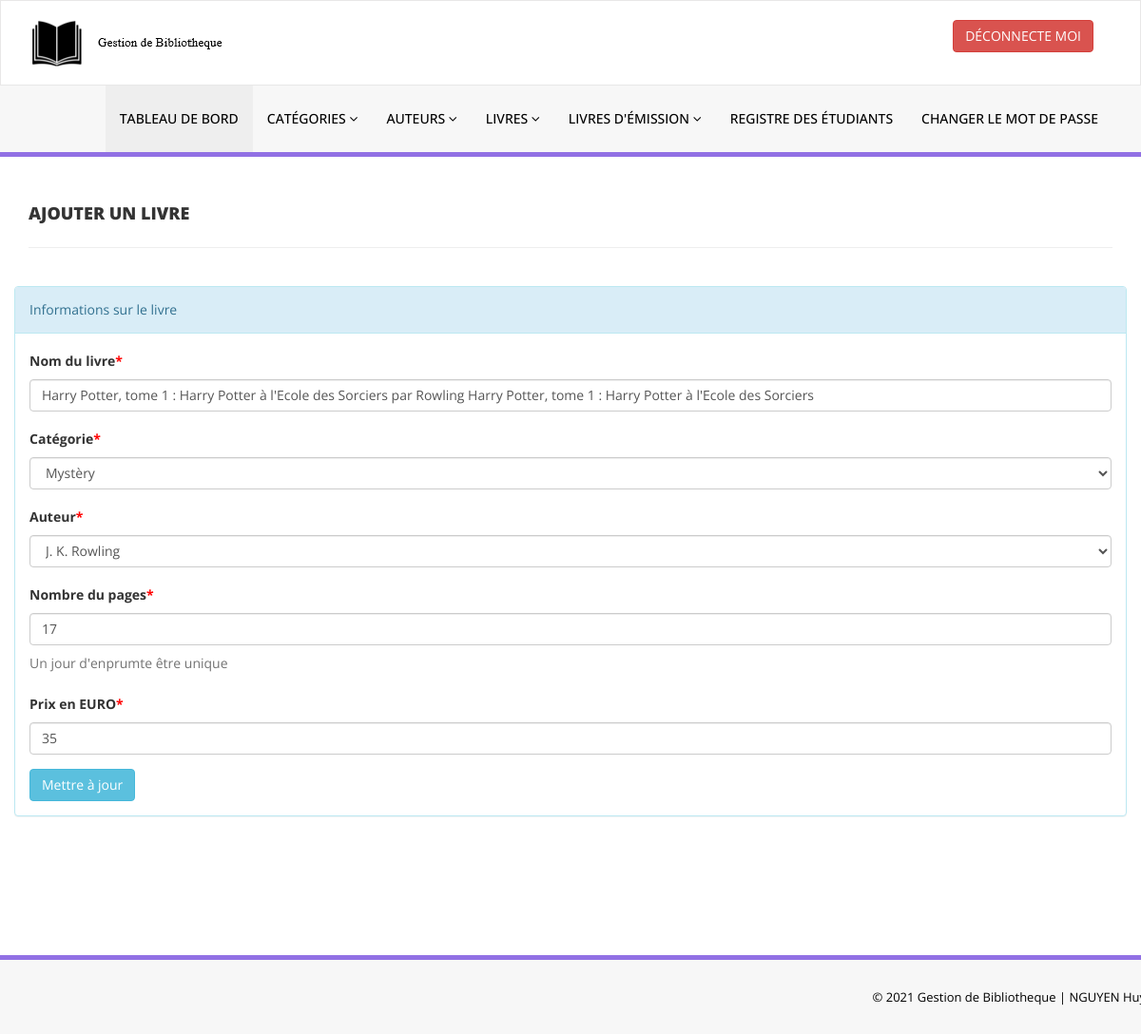
The app's page /library/admin/edit-book.php?bookid=4 (signed in) with its own data.
### tables this page shows
CREATE TABLE `tblbooks` (
  `id` int(11) NOT NULL,
  `BookName` varchar(255) DEFAULT NULL,
  `CatId` int(11) DEFAULT NULL,
  `AuthorId` int(11) DEFAULT NULL,
  `ISBNNumber` int(11) DEFAULT NULL,
  `BookPrice` int(11) DEFAULT NULL,
  `RegDate` timestamp NULL DEFAULT current_timestamp(),
  `UpdationDate` timestamp NULL DEFAULT NULL ON UPDATE current_timestamp()
);

CREATE TABLE `tblcategory` (
  `id` int(11) NOT NULL,
  `CategoryName` varchar(150) DEFAULT NULL,
  `Status` int(1) DEFAULT NULL,
  `CreationDate` timestamp NULL DEFAULT current_timestamp(),
  `UpdationDate` timestamp NULL DEFAULT '0000-00-00 00:00:00' ON UPDATE current_timestamp()
);

CREATE TABLE `tblauthors` (
  `id` int(11) NOT NULL,
  `AuthorName` varchar(159) DEFAULT NULL,
  `creationDate` timestamp NULL DEFAULT current_timestamp(),
  `UpdationDate` timestamp NULL DEFAULT NULL ON UPDATE current_timestamp()
);

### library/admin/edit-book.php (the view, shortened to what this page needs)
<?php
include('includes/config.php');
if(strlen($_SESSION['alogin'])==0)
    {
header('location:index.php');
}
else{
?>
<!DOCTYPE html>
<html xmlns="http://www.w3.org/1999/xhtml">
<head>
    <link href="assets/css/bootstrap.css" rel="stylesheet" />
    <link href="assets/css/font-awesome.css" rel="stylesheet" />
    <link href="assets/css/style.css" rel="stylesheet" />
</head>
<body>
<?php include('includes/header.php');?>
    <div class="content-wrapper">
         <div class="container">
        <div class="row pad-botm">
            <div class="col-md-12">
                <h4 class="header-line">Ajouter un livre</h4>
                            </div>
</div>
<div class="row">
<div class="col-md-6 col-sm-6 col-xs-12 col-md-offset-3"></div>
<div class="panel panel-info">
<div class="panel-heading">
Informations sur le livre
</div>
<div class="panel-body">
<form role="form" method="post">
<?php
$bookid=intval($_GET['bookid']);
$sql = "SELECT tblbooks.BookName,tblcategory.CategoryName,tblcategory.id as cid,tblauthors.AuthorName,tblauthors.id as athrid,tblbooks.ISBNNumber,tblbooks.BookPrice,tblbooks.id as bookid from  tblbooks join tblcategory on tblcategory.id=tblbooks.CatId join tblauthors on tblauthors.id=tblbooks.AuthorId where tblbooks.id=:bookid";
$query = $dbh -> prepare($sql);
$query->bindParam(':bookid',$bookid,PDO::PARAM_STR);
$query->execute();
$results=$query->fetchAll(PDO::FETCH_OBJ);
if($query->rowCount() > 0)
{
foreach($results as $result)
{               ?>
<div class="form-group">
<label>Nom du livre<span style="color:red;">*</span></label>
<input class="form-control" type="text" name="bookname" value="<?php echo htmlentities($result->BookName);?>" required />
</div>
<div class="form-group">
<label> Catégorie<span style="color:red;">*</span></label>
<select class="form-control" name="category" required="required">
<option value="<?php echo htmlentities($result->cid);?>"> <?php echo htmlentities($catname=$result->CategoryName);?></option>
</select>
</div>
<div class="form-group">
<label> Auteur<span style="color:red;">*</span></label>
<select class="form-control" name="author" required="required">
<option value="<?php echo htmlentities($result->athrid);?>"> <?php echo htmlentities($athrname=$result->AuthorName);?></option>
</select>
</div>
<div class="form-group">
<label>Nombre du pages<span style="color:red;">*</span></label>
<input class="form-control" type="text" name="isbn" value="<?php echo htmlentities($result->ISBNNumber);?>"  required="required" />
<p class="help-block">Un jour d'enprumte être unique</p>
</div>
 <div class="form-group">
 <label>Prix en EURO<span style="color:red;">*</span></label>
 <input class="form-control" type="text" name="price" value="<?php echo htmlentities($result->BookPrice);?>"   required="required" />
 </div>
 <?php }} ?>
<button type="submit" name="update" class="btn btn-info">Mettre à jour </button>
                                    </form>
                            </div>
                        </div>
                            </div>
        </div>
    </div>
  <?php include('includes/footer.php');?>
</body>
</html>
<?php } ?>

### library/admin/assets/css/style.css (style rules this page uses)
.content-wrapper { margin-top: 40px; min-height:800px; padding-bottom:90px; }
.header-line { font-weight:900; padding-bottom:25px; border-bottom:1px solid #eeeeee; text-transform:uppercase; }
.pad-botm { padding-bottom:30px; }

### records on screen
tblbooks: bookname "Harry Potter, tome 1 : Harry Potter à l'Ecole des Sorciers par Rowling Harry Potter, tome 1 : Harry Potter à l'Ecole des Sorciers", category "Mystèry", author "J. K. Rowling", isbn "17", price "35"
